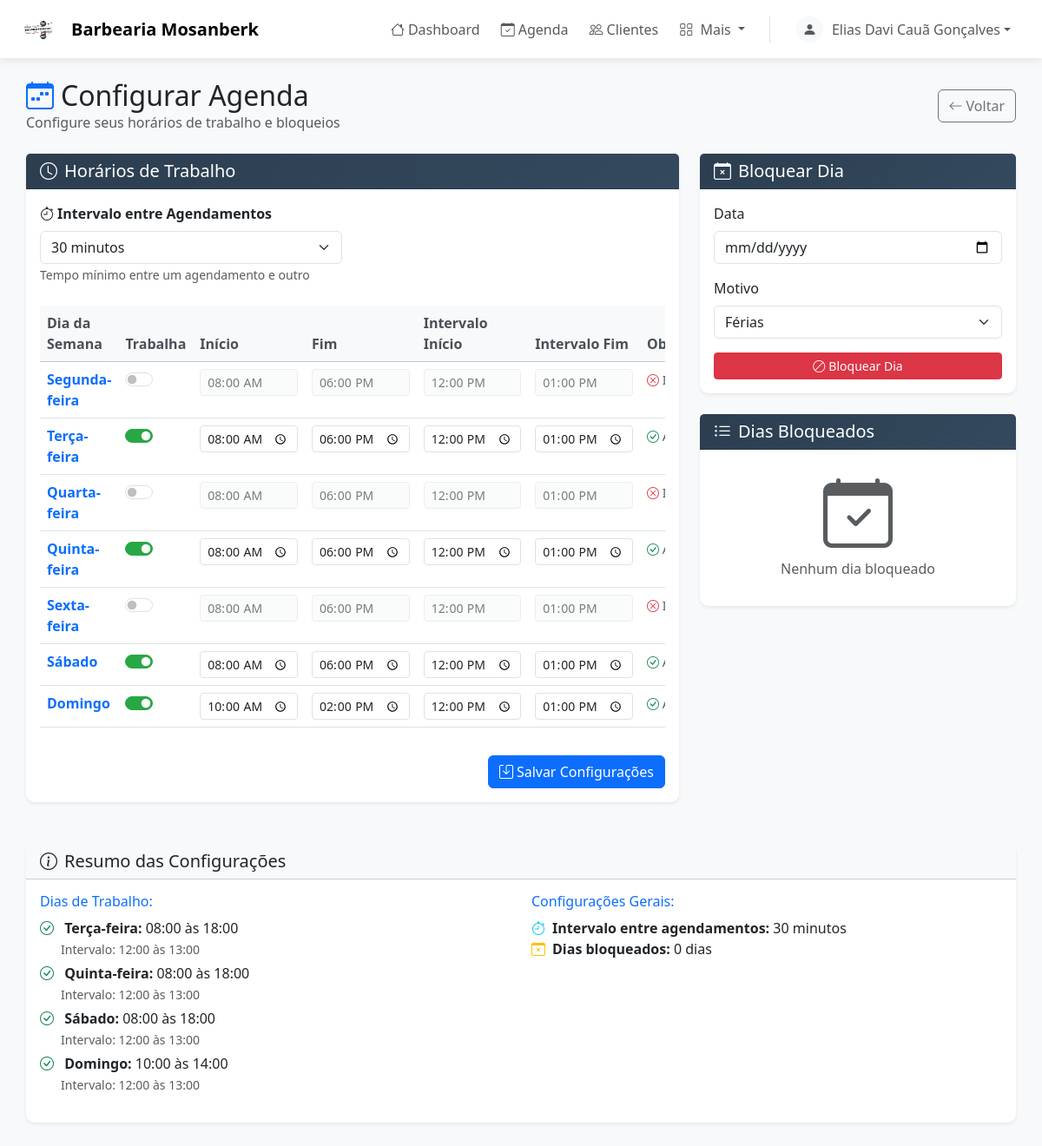
/profissional_configurar_agenda.php (signed in), run on the app's committed database.
### tables this page shows
CREATE TABLE `profissional_agenda` (
  `id_agenda` int(11) NOT NULL,
  `profissional_id` int(11) NOT NULL,
  `segunda_trabalha` tinyint(1) DEFAULT 1,
  `segunda_inicio` time DEFAULT '09:00:00',
  `segunda_fim` time DEFAULT '18:00:00',
  `segunda_intervalo_inicio` time DEFAULT '12:00:00',
  `segunda_intervalo_fim` time DEFAULT '13:00:00',
  `terca_trabalha` tinyint(1) DEFAULT 1,
  `terca_inicio` time DEFAULT '09:00:00',
  `terca_fim` time DEFAULT '18:00:00',
  `terca_intervalo_inicio` time DEFAULT '12:00:00',
  `terca_intervalo_fim` time DEFAULT '13:00:00',
  `quarta_trabalha` tinyint(1) DEFAULT 1,
  `quarta_inicio` time DEFAULT '09:00:00',
  `quarta_fim` time DEFAULT '18:00:00',
  `quarta_intervalo_inicio` time DEFAULT '12:00:00',
  `quarta_intervalo_fim` time DEFAULT '13:00:00',
  `quinta_trabalha` tinyint(1) DEFAULT 1,
  `quinta_inicio` time DEFAULT '09:00:00',
  `quinta_fim` time DEFAULT '18:00:00',
  `quinta_intervalo_inicio` time DEFAULT '12:00:00',
  `quinta_intervalo_fim` time DEFAULT '13:00:00',
  `sexta_trabalha` tinyint(1) DEFAULT 1,
  `sexta_inicio` time DEFAULT '09:00:00',
  `sexta_fim` time DEFAULT '18:00:00',
  `sexta_intervalo_inicio` time DEFAULT '12:00:00',
  `sexta_intervalo_fim` time DEFAULT '13:00:00',
  `sabado_trabalha` tinyint(1) DEFAULT 0,
  `sabado_inicio` time DEFAULT '09:00:00',
  `sabado_fim` time DEFAULT '17:00:00',
  `sabado_intervalo_inicio` time DEFAULT '12:00:00',
  `sabado_intervalo_fim` time DEFAULT '13:00:00',
  `domingo_trabalha` tinyint(1) DEFAULT 0,
  `domingo_inicio` time DEFAULT '09:00:00',
  `domingo_fim` time DEFAULT '17:00:00',
  `domingo_intervalo_inicio` time DEFAULT '12:00:00',
  `domingo_intervalo_fim` time DEFAULT '13:00:00',
  `intervalo_agendamentos` int(11) DEFAULT 30,
  `data_criacao` timestamp NOT NULL DEFAULT current_timestamp(),
  `data_atualizacao` timestamp NOT NULL DEFAULT current_timestamp() ON UPDATE current_timestamp()
);

### HTML/profissional_configurar_agenda.php (the view, shortened to what the rows shown need)
<?php
include_once('../Conexao/conexao.php');
$profissional_id = $_SESSION['id_usuario'];
$stmt = $pdo->prepare("SELECT * FROM profissional_agenda WHERE profissional_id = ?");
$stmt->execute([$profissional_id]);
$agenda_config = $stmt->fetch(PDO::FETCH_ASSOC);
$stmt = $pdo->prepare("SELECT * FROM dias_bloqueados WHERE profissional_id = ? AND data_bloqueio >= CURDATE() ORDER BY data_bloqueio");
$stmt->execute([$profissional_id]);
$dias_bloqueados = $stmt->fetchAll(PDO::FETCH_ASSOC);
include_once('topo_sistema_profissional.php');
?>
<div class="container-fluid mt-4">
    <div class="row">
        <div class="col-12">
            <div class="d-flex justify-content-between align-items-center mb-4">
                <div>
                    <h2 class="mb-0"><i class="bi bi-calendar-week text-primary me-2"></i>Configurar Agenda</h2>
                </div>
            </div>
            <div class="row">
                <div class="col-lg-8 mb-4">
                    <div class="card shadow-sm">
                        <div class="card-body">
                            <form method="POST">
                                <div class="row mb-4">
                                    <div class="col-md-6">
                                        <label class="form-label fw-bold">
                                            <i class="bi bi-stopwatch me-1"></i>Intervalo entre Agendamentos
                                        </label>
                                        <select name="intervalo_agendamentos" class="form-select">
                                            <option value="30" <?php echo $agenda_config['intervalo_agendamentos'] == 30 ? 'selected' : ''; ?>>30 minutos</option>
                                        </select>
                                        <small class="text-muted">Tempo mínimo entre um agendamento e outro</small>
                                    </div>
                                </div>
                                <div class="table-responsive">
                                    <table class="table table-hover">
                                        <thead class="table-light">
                                            <tr>
                                                <th width="15%">Dia da Semana</th>
                                                <th width="10%">Trabalha</th>
                                                <th width="15%">Início</th>
                                                <th width="15%">Fim</th>
                                                <th width="15%">Intervalo Início</th>
                                                <th width="15%">Intervalo Fim</th>
                                                <th width="15%">Observações</th>
                                            </tr>
                                        </thead>
                                        <tbody>
                                            <?php
                                            $dias = [
                                                'segunda' => 'Segunda-feira',
                                                'terca' => 'Terça-feira',
                                                'quarta' => 'Quarta-feira',
                                                'quinta' => 'Quinta-feira',
                                                'sexta' => 'Sexta-feira',
                                                'sabado' => 'Sábado',
                                                'domingo' => 'Domingo'
                                            ];
                                            foreach ($dias as $dia_key => $dia_nome):
                                            ?>
                                            <tr>
                                                <td class="fw-bold text-primary"><?php echo $dia_nome; ?></td>
                                                <td>
                                                    <div class="form-check form-switch">
                                                        <input class="form-check-input dia-switch" type="checkbox"
                                                               name="trabalha_<?php echo $dia_key; ?>"
                                                               id="trabalha_<?php echo $dia_key; ?>"
                                                               <?php echo $agenda_config["{$dia_key}_trabalha"] ? 'checked' : ''; ?>
                                                               onchange="toggleDiaFields('<?php echo $dia_key; ?>')">
                                                    </div>
                                                </td>
                                                <td>
                                                    <input type="time" class="form-control form-control-sm dia-field"
                                                           name="inicio_<?php echo $dia_key; ?>"
                                                           id="inicio_<?php echo $dia_key; ?>"
                                                           value="<?php echo substr($agenda_config["{$dia_key}_inicio"], 0, 5); ?>"
                                                           <?php echo !$agenda_config["{$dia_key}_trabalha"] ? 'disabled' : ''; ?>>
                                                </td>
                                                <td>
                                                    <input type="time" class="form-control form-control-sm dia-field"
                                                           name="fim_<?php echo $dia_key; ?>"
                                                           id="fim_<?php echo $dia_key; ?>"
                                                           value="<?php echo substr($agenda_config["{$dia_key}_fim"], 0, 5); ?>"
                                                           <?php echo !$agenda_config["{$dia_key}_trabalha"] ? 'disabled' : ''; ?>>
                                                </td>
                                                <td>
                                                    <input type="time" class="form-control form-control-sm dia-field"
                                                           name="intervalo_inicio_<?php echo $dia_key; ?>"
                                                           id="intervalo_inicio_<?php echo $dia_key; ?>"
                                                           value="<?php echo substr($agenda_config["{$dia_key}_intervalo_inicio"], 0, 5); ?>"
                                                           <?php echo !$agenda_config["{$dia_key}_trabalha"] ? 'disabled' : ''; ?>>
                                                </td>
                                                <td>
                                                    <input type="time" class="form-control form-control-sm dia-field"
                                                           name="intervalo_fim_<?php echo $dia_key; ?>"
                                                           id="intervalo_fim_<?php echo $dia_key; ?>"
                                                           value="<?php echo substr($agenda_config["{$dia_key}_intervalo_fim"], 0, 5); ?>"
                                                           <?php echo !$agenda_config["{$dia_key}_trabalha"] ? 'disabled' : ''; ?>>
                                                </td>
                                                <td>
                                                    <small class="text-muted">
                                                        <?php if ($agenda_config["{$dia_key}_trabalha"]): ?>
                                                        <i class="bi bi-check-circle text-success"></i> Ativo
                                                        <?php else: ?>
                                                        <i class="bi bi-x-circle text-danger"></i> Inativo
                                                        <?php endif; ?>
                                                    </small>
                                                </td>
                                            </tr>
                                            <?php endforeach; ?>
                                        </tbody>
                                    </table>
                                </div>
                            </form>
                        </div>
                    </div>
                </div>
            </div>
            <div class="row mt-4">
                <div class="col-12">
                    <div class="card shadow-sm">
                        <div class="card-body">
                            <div class="row">
                                <div class="col-md-6">
                                    <ul class="list-unstyled">
                                        <?php foreach ($dias as $dia_key => $dia_nome):
                                            if ($agenda_config["{$dia_key}_trabalha"]):
                                        ?>
                                        <li class="mb-1">
                                            <i class="bi bi-check-circle text-success me-2"></i>
                                            <strong><?php echo $dia_nome; ?>:</strong>
                                            <?php echo substr($agenda_config["{$dia_key}_inicio"], 0, 5); ?> às <?php echo substr($agenda_config["{$dia_key}_fim"], 0, 5); ?>
                                            <br><small class="text-muted ms-4">Intervalo: <?php echo substr($agenda_config["{$dia_key}_intervalo_inicio"], 0, 5); ?> às <?php echo substr($agenda_config["{$dia_key}_intervalo_fim"], 0, 5); ?></small>
                                        </li>
                                        <?php endif; endforeach; ?>
                                    </ul>
                                </div>
                                <div class="col-md-6">
                                    <ul class="list-unstyled">
                                        <li><i class="bi bi-stopwatch text-info me-2"></i><strong>Intervalo entre agendamentos:</strong> <?php echo $agenda_config['intervalo_agendamentos']; ?> minutos</li>
                                        <li><i class="bi bi-calendar-x text-warning me-2"></i><strong>Dias bloqueados:</strong> <?php echo count($dias_bloqueados); ?> dias</li>
                                    </ul>
                                </div>
                            </div>
                        </div>
                    </div>
                </div>
            </div>
        </div>
    </div>
</div>

### data on the page
profissional_agenda: intervalo_agendamentos "30 minutos", segunda_inicio "08:00", segunda_fim "18:00", segunda_intervalo_inicio "12:00", segunda_intervalo_fim "13:00", terca_trabalha "☑", terca_inicio "08:00", terca_fim "18:00", terca_intervalo_inicio "12:00", terca_intervalo_fim "13:00", quarta_inicio "08:00", quarta_fim "18:00", quarta_intervalo_inicio "12:00", quarta_intervalo_fim "13:00", quinta_trabalha "☑", quinta_inicio "08:00", quinta_fim "18:00", quinta_intervalo_inicio "12:00", quinta_intervalo_fim "13:00", sexta_inicio "08:00", sexta_fim "18:00", sexta_intervalo_inicio "12:00", sexta_intervalo_fim "13:00", sabado_trabalha "☑", sabado_inicio "08:00", sabado_fim "18:00", sabado_intervalo_inicio "12:00", sabado_intervalo_fim "13:00", domingo_trabalha "☑", domingo_inicio "10:00", domingo_fim "14:00", domingo_intervalo_inicio "12:00", domingo_intervalo_fim "13:00", intervalo_agendamentos "30"

### other printed values
$_SESSION['nome'] "Elias Davi Cauã Gonçalves"
$dia_nome "Segunda-feira"
$dia_nome "Terça-feira"
$dia_nome "Quarta-feira"
$dia_nome "Quinta-feira"
$dia_nome "Sexta-feira"
$dia_nome "Sábado"
$dia_nome "Domingo"
count($dias_bloqueados) "0"
